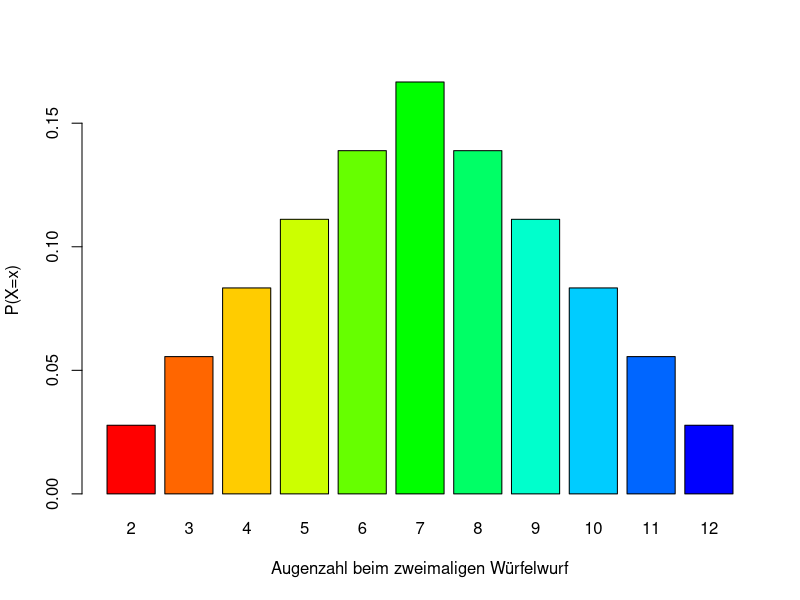
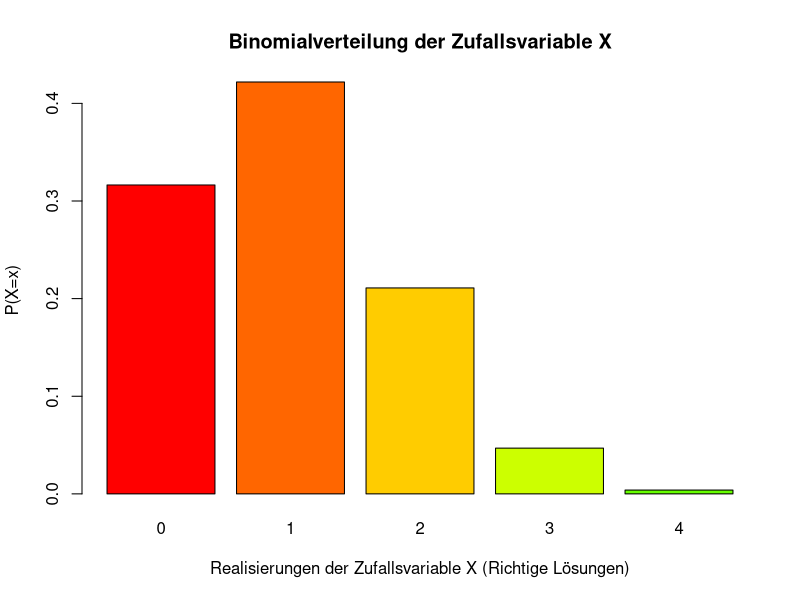
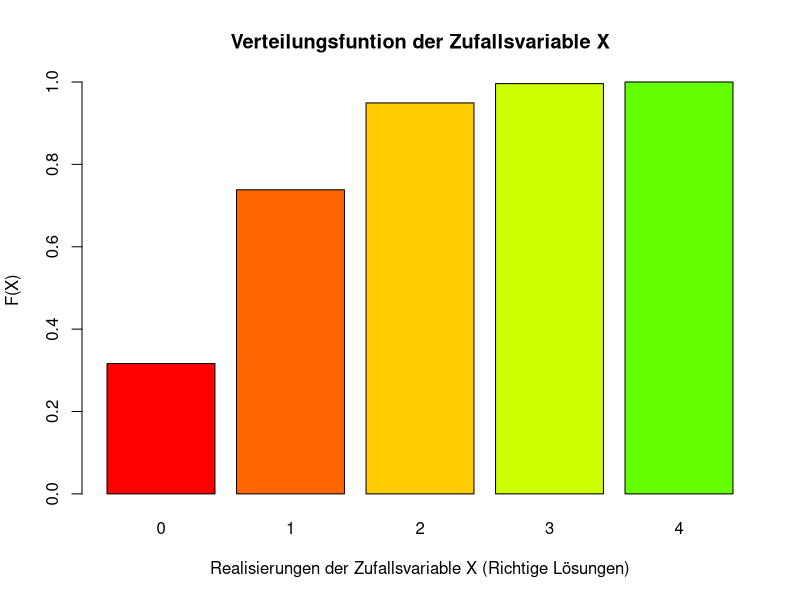
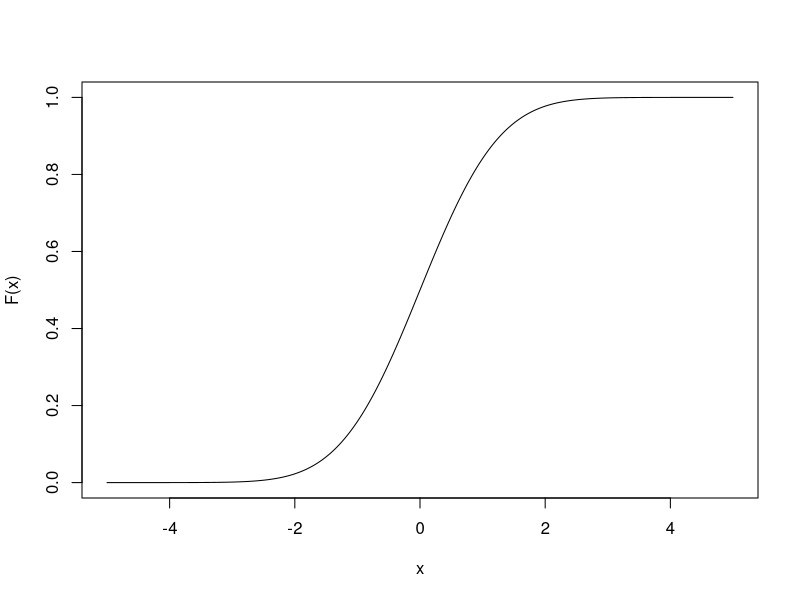
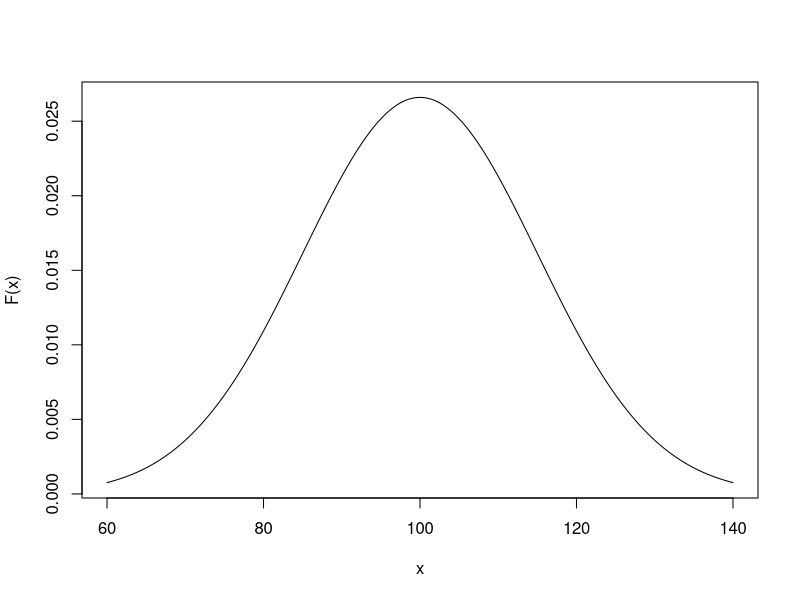
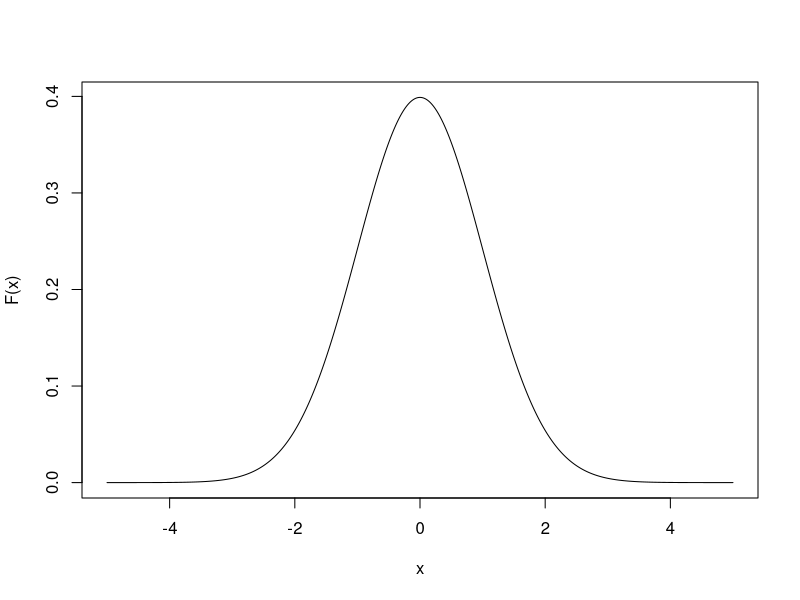

R code for these plots, in order:
## ---- chunk 1


w_1<- 1/36
w_2<- 2/36
w_3<- 3/36
w_4<- 4/36
w_5<- 5/36
w_6<- 6/36
w<- c(1/36,2/36,3/36,4/36,5/36,6/36,5/36,4/36,3/36,2/36,1/36)

names(w)<- c(2,3,4,5,6,7,8,9,10,11,12)

barplot(w, xlab='Augenzahl beim zweimaligen Würfelwurf',ylab='P(X=x)', col=rainbow(15))


## ---- chunk 2
vec_x<- c(2,3,4,5,6,7,8,9,10,11,12)
vec_p<- c(1/36,2/36,3/36,4/36,5/36,6/36,5/36,4/36,3/36,2/36,1/36)

exp<-sum(vec_x*vec_p)
exp
## ---- chunk 3
var<- sum((vec_x-exp)^2*vec_p)
var
## ---- chunk 4

p_0<- dbinom(0,4,.25)
p_0

p_1<- dbinom(1,4,.25)
p_1

p_2<- dbinom(2,4,.25)
p_2

p_3<- dbinom(3,4,.25)
p_3

p_4<- dbinom(4,4,.25)
p_4
###Darstellung der Binomialverteilung


y<- c(p_0,p_1,p_2,p_3,p_4)

names(y)<-c(0,1,2,3,4)

barplot(y,xlab='Realisierungen der Zufallsvariable X (Richtige Lösungen)', ylab='P(X=x)',
        main='Binomialverteilung der Zufallsvariable X', col=rainbow(15))

## ---- chunk 5

f_0<- p_0
f_0

f_1<- p_0+p_1
f_1

f_2<- p_0+p_1+p_2
f_2

f_3<- p_0+p_1+p_2+p_3
f_3

f_4<- p_0+p_1+p_2+p_3+p_4
f_4

z<- c(f_0,f_1,f_2,f_3,f_4)

names(z)<-c(0,1,2,3,4)

barplot(z,xlab='Realisierungen der Zufallsvariable X (Richtige Lösungen)', ylab='F(X)',
        main='Verteilungsfuntion der Zufallsvariable X', col=rainbow(15))

## ---- chunk 6

x<-seq(-5,5, by=0.01)

#Plot der Verteilungsfunktion
plot(x,pnorm(x), type="l", xlab="x", ylab="F(x)")

## ---- chunk 7

a <- seq(60,140,by=.01)

plot(a,dnorm(a,mean=100,sd=15), type="l", xlab="x", ylab="F(x)")

## ---- chunk 8

b <- seq(-5,5,by=.01)

plot(b,dnorm(b), type="l", xlab="x", ylab="F(x)")

